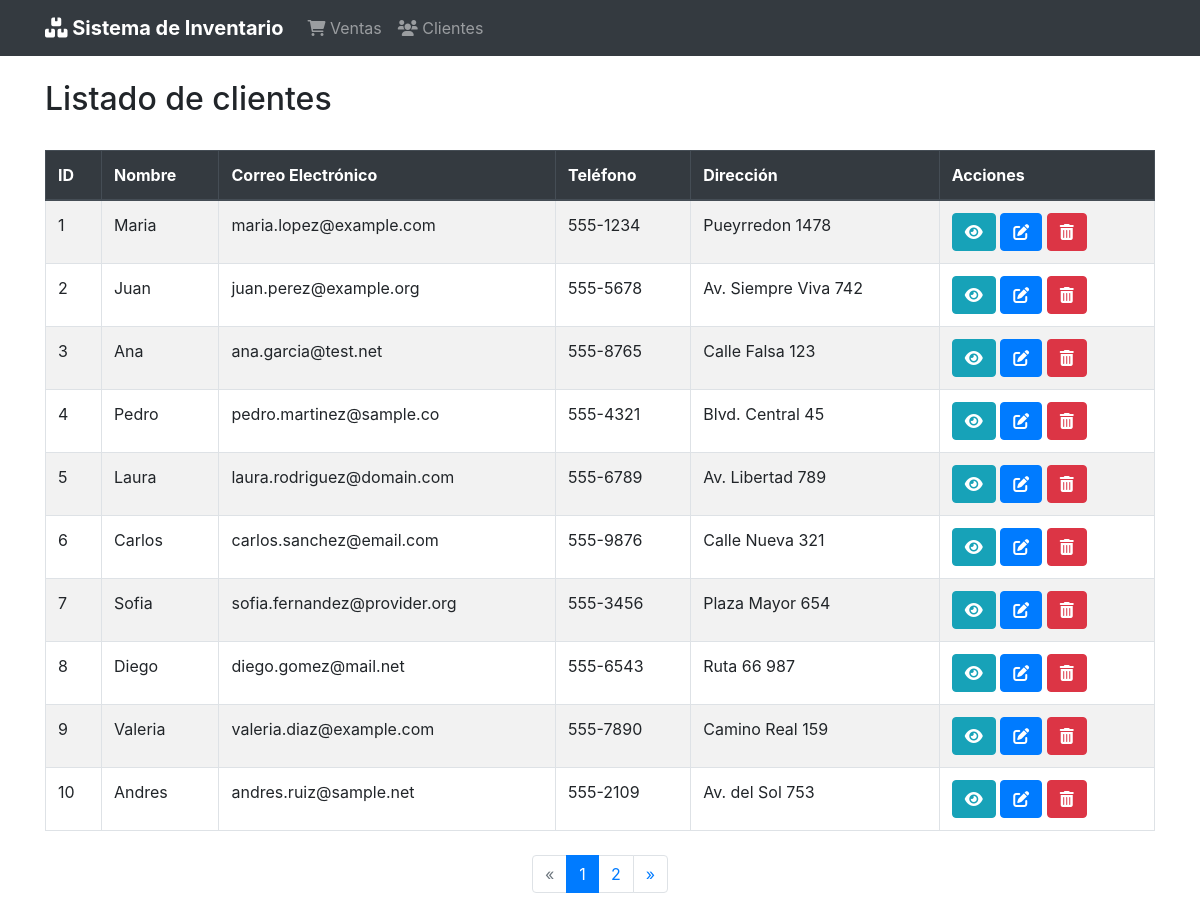
Page /clientes/lista-cliente on the committed database.
### cliente/models.py (models this page shows, shortened)
class Cliente(models.Model):
    nombre = models.CharField("Nombre", max_length=100)
    apellido = models.CharField("Apellido", max_length=100)
    numero_documento = models.CharField("Numero de documento", max_length=20, unique=True)
    email = models.EmailField("Email", max_length=254, unique=True)
    telefono = models.CharField("Telefono", max_length=20)
    direccion = models.CharField("Direccion", max_length=200)

### cliente/views.py (the view)
# urls.py: path("lista-cliente", views.ClienteListView.as_view(), name="cliente_list"),
class ClienteListView(ListView):
    model = Cliente
    template_name = "clientes/cliente_list.html"
    context_object_name = "clientes"
    paginate_by = 10
    def get(self, request, *args, **kwargs):
        response = super().get(request, *args, **kwargs)
        if not self.get_queryset().exists():
            messages.info(request, "No hay clientes disponibles.")
        return response

### templates/clientes/cliente_list.html (shortened to what this page needs)
{% extends 'clientes/base.html' %}
{% load bootstrap4 %}
{% load crispy_forms_tags %}
{% block header %}Listado de clientes{% endblock %}
{% block content %}
    <table class="table table-bordered table-striped table-hover">
        <thead class="thead-dark">
            <tr>
                <th>ID</th>
                <th>Nombre</th>
                <th>Correo Electrónico</th>
                <th>Teléfono</th>
                <th>Dirección</th>
                <th>Acciones</th>
            </tr>
        </thead>
        <tbody>
            {% for cliente in clientes %}
            <tr>
                <td>{{ cliente.id }}</td>
                <td>{{ cliente.nombre }}</td>
                <td>{{ cliente.email }}</td>
                <td>{{ cliente.telefono }}</td>
                <td>{{ cliente.direccion }}</td>
                <td>
                    <div>
                        <a href="{% url 'clientes:cliente_detail' cliente.pk %}" class="btn btn-info" title="Ver detalle">
                            <i class="fas fa-eye"></i>
                        </a>
                        <a href="{% url 'clientes:cliente_form' cliente.pk %}" class="btn btn-primary" title="editar">
                            <i class="fas fa-edit"></i>
                        </a>
                        <a href="{% url 'clientes:cliente_confirm_delete' cliente.pk %}" class="btn btn-danger" title="eliminar">
                            <i class="fas fa-trash-alt"></i>
                        </a>
                    </div>
                </td>
            </tr>
            {% empty %}
            <tr>
                <td colspan="6" class="text-center">No hay clientes registrados.</td>
            </tr>
            {% endfor %}
        </tbody>
    </table>
    {% include 'paginator.html' %}
{% endblock content %}

### rows in the picture
Cliente: id "1", nombre "Maria", email "maria.lopez@example.com", telefono "555-1234", direccion "Pueyrredon 1478"
Cliente: id "2", nombre "Juan", email "juan.perez@example.org", telefono "555-5678", direccion "Av. Siempre Viva 742"
Cliente: id "3", nombre "Ana", email "ana.garcia@test.net", telefono "555-8765", direccion "Calle Falsa 123"
Cliente: id "4", nombre "Pedro", email "pedro.martinez@sample.co", telefono "555-4321", direccion "Blvd. Central 45"
Cliente: id "5", nombre "Laura", email "laura.rodriguez@domain.com", telefono "555-6789", direccion "Av. Libertad 789"
Cliente: id "6", nombre "Carlos", email "carlos.sanchez@email.com", telefono "555-9876", direccion "Calle Nueva 321"
Cliente: id "7", nombre "Sofia", email "sofia.fernandez@provider.org", telefono "555-3456", direccion "Plaza Mayor 654"
Cliente: id "8", nombre "Diego", email "diego.gomez@mail.net", telefono "555-6543", direccion "Ruta 66 987"
Cliente: id "9", nombre "Valeria", email "valeria.diaz@example.com", telefono "555-7890", direccion "Camino Real 159"
Cliente: id "10", nombre "Andres", email "andres.ruiz@sample.net", telefono "555-2109", direccion "Av. del Sol 753"

### other values in the picture
{{ num }} "1"
{{ num }} "2"
